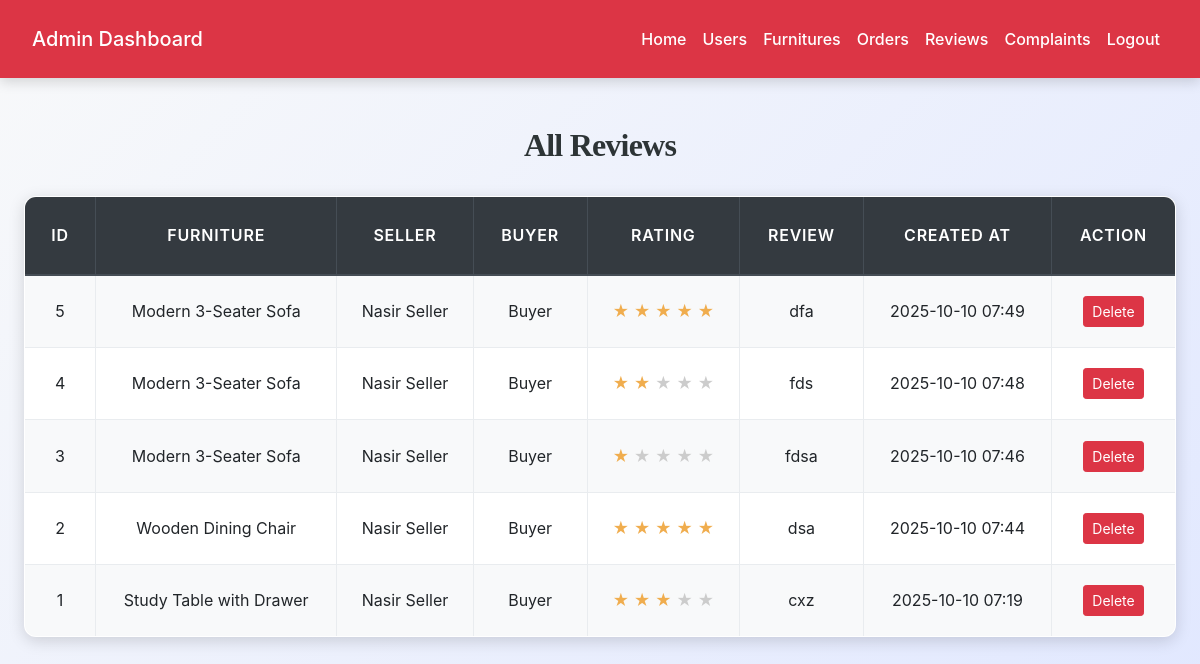
The app's page /admin/view_reviews.php (signed in) with its own data.
### tables this page shows
CREATE TABLE `reviews` (
  `review_id` int(11) NOT NULL,
  `furniture_id` int(11) NOT NULL,
  `buyer_id` int(11) NOT NULL,
  `seller_id` int(11) NOT NULL,
  `rating` int(11) DEFAULT NULL CHECK (`rating` >= 1 and `rating` <= 5),
  `review_text` text DEFAULT NULL,
  `created_at` timestamp NOT NULL DEFAULT current_timestamp()
);

CREATE TABLE `furniture` (
  `furniture_id` int(11) NOT NULL,
  `id` int(11) NOT NULL,
  `category_id` int(11) NOT NULL,
  `title` varchar(100) NOT NULL,
  `description` text NOT NULL,
  `price` decimal(10,2) NOT NULL,
  `condition` enum('new','like_new','good','fair','poor') NOT NULL,
  `location` varchar(100) DEFAULT NULL,
  `status` enum('available','sold','blocked') DEFAULT 'available',
  `created_at` timestamp NOT NULL DEFAULT current_timestamp(),
  `updated_at` timestamp NOT NULL DEFAULT current_timestamp() ON UPDATE current_timestamp()
);

CREATE TABLE `users` (
  `id` int(11) NOT NULL,
  `full_name` varchar(100) NOT NULL,
  `email` varchar(100) NOT NULL,
  `password` varchar(255) NOT NULL,
  `phone` varchar(20) DEFAULT NULL,
  `address` text DEFAULT NULL,
  `city` varchar(50) DEFAULT NULL,
  `state` varchar(50) DEFAULT NULL,
  `country` varchar(50) DEFAULT NULL,
  `role` enum('buyer','seller') DEFAULT 'buyer',
  `status` enum('active','blocked','pending') DEFAULT 'active',
  `upload_status` enum('active','blocked') DEFAULT 'active',
  `profile_image` varchar(255) DEFAULT NULL,
  `created_at` timestamp NOT NULL DEFAULT current_timestamp()
);

### admin/view_reviews.php (the view, shortened to what this page needs)
<?php
include('config.php');
$query = "
    SELECT r.*,
           f.title AS furniture_title,
           b.full_name AS buyer_name,
           s.full_name AS seller_name
    FROM reviews r
    JOIN furniture f ON r.furniture_id = f.furniture_id
    JOIN users b ON r.buyer_id = b.id
    JOIN users s ON r.seller_id = s.id
    ORDER BY r.review_id DESC
";
$result = mysqli_query($conn, $query);
?>
<!DOCTYPE html>
<html lang="en">
<head>
    <link rel="stylesheet" href="https://maxcdn.bootstrapcdn.com/bootstrap/4.5.2/css/bootstrap.min.css">
    <link rel="stylesheet" href="../css/style.css">
</head>
<body>
<?php include('admin_navbar.php'); ?>
<div class="container mt-5">
    <h2 class="mb-4">All Reviews</h2>
    <table class="table table-bordered table-striped table-responsive-sm">
        <thead class="thead-dark">
            <tr>
                <th>ID</th>
                <th>Furniture</th>
                <th>Seller</th>
                <th>Buyer</th>
                <th>Rating</th>
                <th>Review</th>
                <th>Created At</th>
                <th>Action</th>
            </tr>
        </thead>
        <tbody>
        <?php if (mysqli_num_rows($result) > 0): ?>
            <?php while ($row = mysqli_fetch_assoc($result)): ?>
                <tr>
                    <td><?= $row['review_id'] ?></td>
                    <td><?= htmlspecialchars($row['furniture_title']) ?></td>
                    <td><?= htmlspecialchars($row['seller_name']) ?></td>
                    <td><?= htmlspecialchars($row['buyer_name']) ?></td>
                    <td>
                        <?php for ($i = 1; $i <= 5; $i++): ?>
                            <span style="color:<?= $i <= $row['rating'] ? '#f0ad4e' : '#ccc' ?>">&#9733;</span>
                        <?php endfor; ?>
                    </td>
                    <td><?= nl2br(htmlspecialchars($row['review_text'])) ?></td>
                    <td><?= date('Y-m-d H:i', strtotime($row['created_at'])) ?></td>
                    <td>
                        <a href="?delete=<?= $row['review_id'] ?>" class="btn btn-sm btn-danger" onclick="return confirmDelete()">Delete</a>
                    </td>
                </tr>
            <?php endwhile; ?>
        <?php else: ?>
            <tr><td colspan="8" class="text-center text-muted">No reviews found.</td></tr>
        <?php endif; ?>
        </tbody>
    </table>
</div>
</body>
</html>

### css/style.css (style rules this page uses)
:root { --primary: #007bff; --secondary: #6c757d; --success: #28a745; --info: #17a2b8; --warning: #ffc107; --danger: #dc3545; --light: #f8f9fa; --dark: #2d3436; --accent: #ff6f61; --highlight: #6f42c1; --shadow: rgba(0, 0, 0, 0.15); --transition: all 0.3s ease-in-out; }
body { font-family: 'Inter', 'Segoe UI', Tahoma, Geneva, Verdana, sans-serif; background: linear-gradient(135deg, var(--light) 0%, #e0e7ff 100%); color: var(--dark); line-height: 1.8; margin: 0; padding: 0; min-height: 100vh; font-size: 16px; }
h1, h2, h3, h4 { text-align: center; margin: 2.5rem 0; font-family: 'Georgia', 'Times New Roman', serif; color: var(--dark); font-weight: 700; letter-spacing: -0.025em; }
h2 { font-size: 2rem; }
.container { max-width: 1200px; margin: 0 auto 3rem; padding: 0 1.5rem; }
.table { width: 100%; border-collapse: collapse; margin: 2rem 0; font-size: 1rem; background-color: #ffffff; border-radius: 12px; overflow: hidden; box-shadow: 0 4px 16px var(--shadow); transition: var(--transition); }
.table th, .table td { padding: 1.25rem; border: 1px solid #e9ecef; text-align: center; vertical-align: middle; }
.table thead th { background-color: rgb(0, 0, 0); color: white; font-weight: 600; text-transform: uppercase; letter-spacing: 0.05em; padding: 1.5rem; }
.table tbody tr { transition: var(--transition); }
.table tbody tr:nth-child(odd) { background-color: var(--light); }
a { color: var(--primary); text-decoration: none; font-weight: 500; transition: var(--transition); }

### records on screen
reviews: review_id "5", furniture.title "Modern 3-Seater Sofa", seller.full_name "Nasir Seller", buyer.full_name "Buyer", review_text "dfa", created_at "2025-10-10 07:49"
reviews: review_id "4", furniture.title "Modern 3-Seater Sofa", seller.full_name "Nasir Seller", buyer.full_name "Buyer", review_text "fds", created_at "2025-10-10 07:48"
reviews: review_id "3", furniture.title "Modern 3-Seater Sofa", seller.full_name "Nasir Seller", buyer.full_name "Buyer", review_text "fdsa", created_at "2025-10-10 07:46"
reviews: review_id "2", furniture.title "Wooden Dining Chair", seller.full_name "Nasir Seller", buyer.full_name "Buyer", review_text "dsa", created_at "2025-10-10 07:44"
reviews: review_id "1", furniture.title "Study Table with Drawer", seller.full_name "Nasir Seller", buyer.full_name "Buyer", review_text "cxz", created_at "2025-10-10 07:19"
